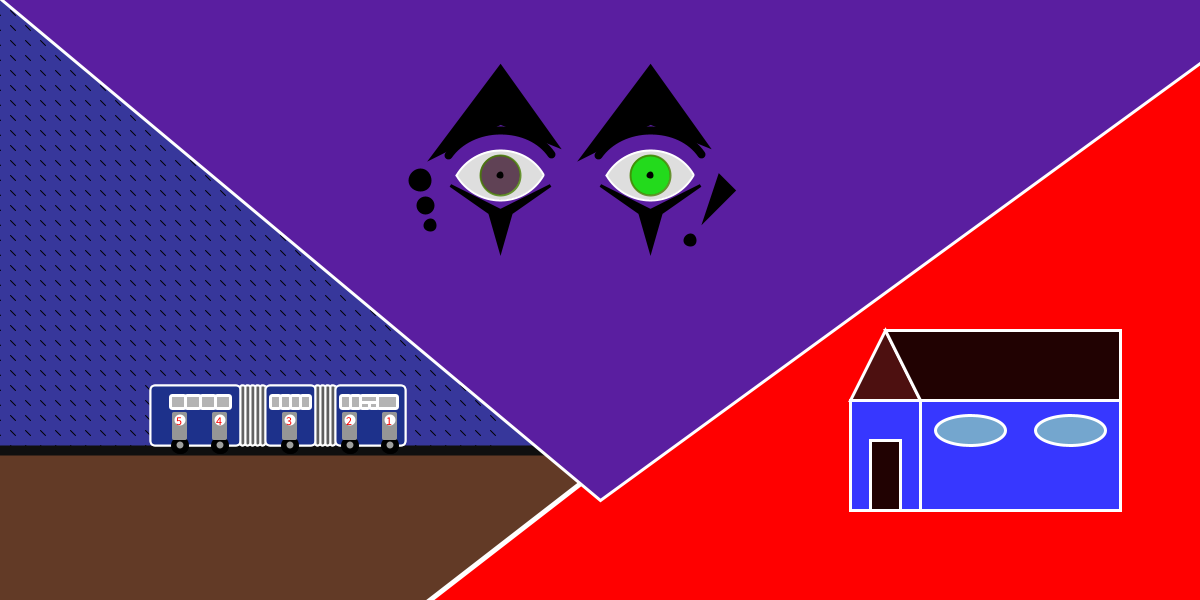
Frame 1 (no input)
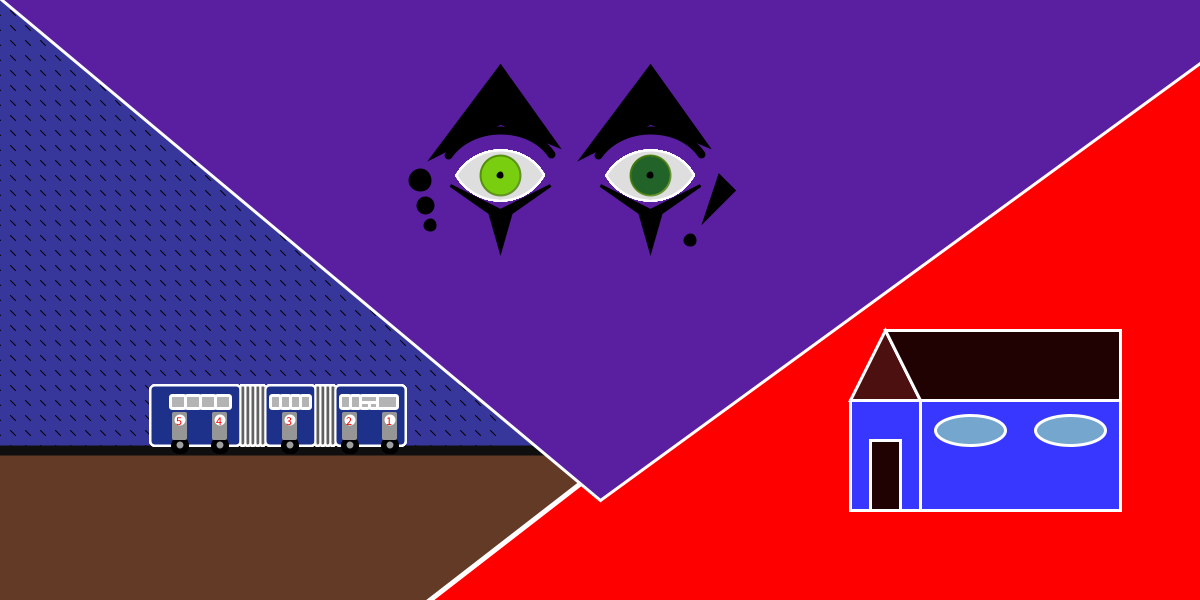
Frame 60 (the mouse pressed at the canvas centre just before this capture)
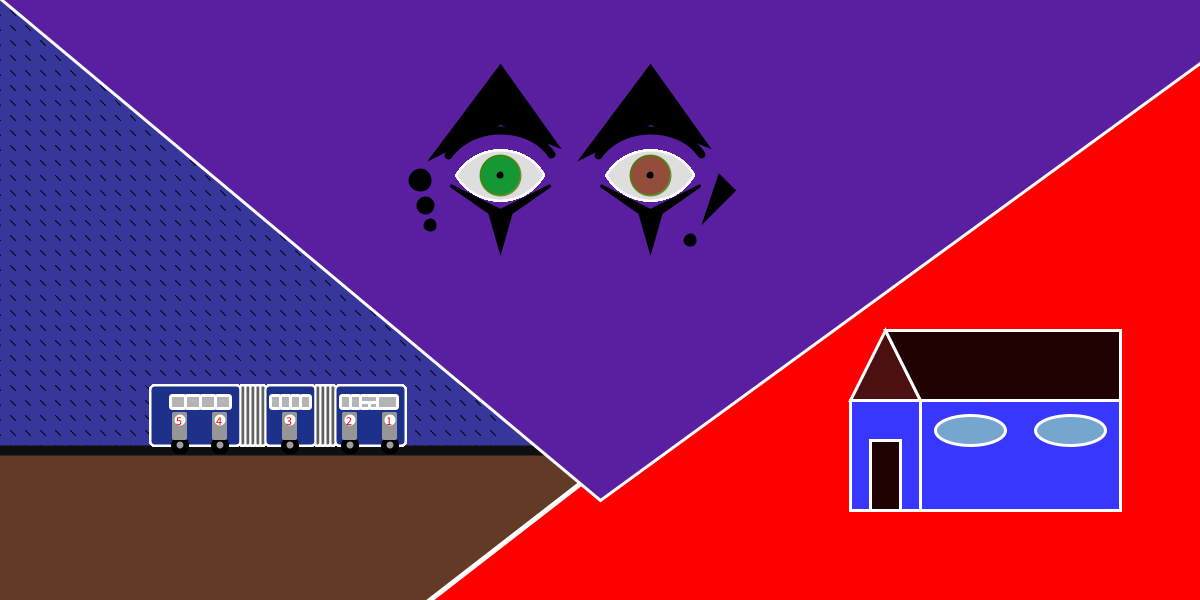
Frame 120 (the mouse held since frame 60 and released just before this capture)

The Processing sketch that drew these frames (run headless with seeded random() and noise(); from frame 60 on, the mouse is pressed at the canvas centre):

// Processing sketch: processing_125828
// ── processing_125828.pde

//Lya Campozano - DEZ/2013 - Trabalho 2 - Algoritmo

/* Este desenho representam trÃªs coisas boas que aconteceram neste ano de 2013
 1º Simboliza a aquisicao da minha casa. Depois de 28 anos, finalmente a casa
 agora e minha e esta¡ documentada em meu nome.
 2º A vinda para Curitiba, sempre quis vir para a cidade a passeio e agora
 eu moro aqui; e,
 3º O MARAVILHOSO, estrondoso, MAGNIFICO, show d' O Teatro MA¡gico. Faziam
 mais de dois anos que eu nao ia a  um show deles e este foi simplesmente
 ESPETACULAR, como eles dizem: "So para Raros!"*/
 
 
int y =0, x = 0;

void setup()
{
  
  size(1200, 600);
  smooth();
  background(55,55,155);

for (int y = 0; y <=500; y += 15)
{
  for(int x = 0; x<=500; x += 15)
  {
    if (x <= 500)
    {
      line(x,y,x-5,y-5);
    }
  }
}

  strokeWeight(10); //CalÃ§adas (fundo)
  stroke(15);
  fill(98, 58, 38);
  rect(-20, 450, 700, 400);

  strokeWeight(5);//TriÃ¢ngulo vermelho (fundo)
  stroke(255);
  fill(255, 0, 0);
  triangle(300, 700, 1500, 700, 1850, -500);

  strokeWeight(3);//TriÃ¢ngulo roxo (fundo)
  stroke(255);
  fill(90, 30, 160);
  triangle(-10, -10, 600, 500, 1300, -10);

  //Ã�nibus
  strokeWeight(2);
  fill(29, 49, 139);
  rect(150, 385, 90, 60, 5);
  fill(98);
  rect(240, 385, 5, 60, 5);
  rect(245, 385, 5, 60, 5);
  rect(250, 385, 5, 60, 5);
  rect(255, 385, 5, 60, 5);
  rect(260, 385, 5, 60, 5);
  fill(29, 49, 139);
  rect(265, 385, 50, 60, 5);
  fill(95);
  rect(315, 385, 5, 60, 5);
  rect(320, 385, 5, 60, 5);
  rect(325, 385, 5, 60, 5);
  rect(330, 385, 5, 60, 5);
  fill(29, 49, 139);
  rect(335, 385, 70, 60, 5);
  
  //Janelas (bus)
  strokeWeight(3);
  fill(180);
  rect(170, 395, 15, 13, 2);
  rect(185, 395, 15, 13, 2);
  rect(200, 395, 15, 13, 2);
  rect(215, 395, 15, 13, 2);

  rect(270, 395, 10, 13, 2);
  rect(280, 395, 10, 13, 2);
  rect(290, 395, 10, 13, 2);
  rect(300, 395, 10, 13, 2);

  rect(340, 395, 10, 13, 2);
  rect(350, 395, 10, 13, 2);
  rect(360, 395, 18, 7, 2);
  rect(360, 402, 9, 6, 2);
  rect(369, 402, 9, 6, 2);
  rect(377, 395, 20, 13, 2);

  //Rodas (bus)
  fill(0);
  stroke(0);
  ellipseMode(CENTER);
  ellipse(180, 445, 15, 15);
  ellipse(220, 445, 15, 15);
  ellipse(290, 445, 15, 15);
  ellipse(350, 445, 15, 15);
  ellipse(390, 445, 15, 15);
  fill(158);
  noStroke();
  ellipse(180, 445, 7, 7);
  ellipse(220, 445, 7, 7);
  ellipse(290, 445, 7, 7);
  ellipse(350, 445, 7, 7);
  ellipse(390, 445, 7, 7);

  //Portas
  fill(150);
  rect(172, 412, 15, 28, 2);
  rect(212, 412, 15, 28, 2);
  rect(282, 412, 15, 28, 2);
  rect(342, 412, 15, 28, 2);
  rect(382, 412, 15, 28, 2);
  fill(255);
  ellipse(180, 420, 11, 11);
  ellipse(220, 420, 11, 11);
  ellipse(290, 420, 11, 11);
  ellipse(350, 420, 11, 11);
  ellipse(390, 420, 11, 11);
  fill(255, 0, 0);
  stroke(2);
  text("5", 176, 425);
  text("4", 216, 425);
  text("3", 286, 425);
  text("2", 346, 425);
  text("1", 386, 425);

  //Casa
  stroke(255);
  fill(55, 55, 255);
  rect(850, 400, 70, 110);
  fill(55, 55, 255);
  rect(920, 400, 200, 110);
  fill(77, 16, 16);
  triangle(850, 400, 920, 400, 885, 330);
  fill(33, 2, 2);
  quad(885, 330, 920, 400, 1120, 400, 1120, 330);
  rect(870, 440, 30, 70);
  fill(116, 166, 206);
  ellipse(970, 430, 70, 30);
  ellipse(1070, 430, 70, 30);


  //Olho Esquerdo
  /*strokeWeight(2);
   stroke(255);
   fill(222);
   arc(500,150,100,100,PI/6,5*PI/6);
   arc(500,200,100,100,7*PI/6,11*PI/6);
   ellipseMode(CENTER);
   stroke(70,126,1,200);
   fill(70,126,18,200);
   ellipse(500,175,40,40);
   fill(0);
   stroke(0);
   ellipse(500,175,5,5);
   
   //Olho Direito
   strokeWeight(2);
   stroke(255);
   fill(222);
   arc(650,150,100,100,PI/6,5*PI/6);
   arc(650,200,100,100,7*PI/6,11*PI/6);
   ellipseMode(CENTER);
   stroke(70,126,1,200);
   fill(70,126,18,200);
   ellipse(650,175,40,40);
   fill(0);
   stroke(0);
   ellipse(650,175,5,5);*/

  //Maquiagem
  stroke(0);
  fill(0);
  quad(450, 185, 500, 210, 550, 185, 500, 220);
  triangle(490, 215, 510, 215, 500, 250);
  quad(600, 185, 650, 210, 700, 185, 650, 220);
  triangle(640, 215, 660, 215, 650, 250);

  noFill();
  strokeWeight(8);
  arc(500, 180, 120, 100, 7*PI/6, 11*PI/6);
  arc(650, 180, 120, 100, 7*PI/6, 11*PI/6);
  fill(0);
  quad(440, 150, 500, 120, 550, 140, 500, 70);
  quad(590, 150, 650, 120, 700, 140, 650, 70);
  ellipse(420, 180, 15, 15);
  ellipse(425, 205, 10, 10);
  ellipse(430, 225, 5, 5);
  triangle(720, 180, 730, 190, 710, 210);
  ellipse(690, 240, 5, 5);
   }
   color cor()
   {
   return color(random(150),random(255),random(90));
 }

void olhos()
{
  //Direito
  strokeWeight(2);
  stroke(255);
  fill(222);  
  arc(500,150,100,100,PI/6,5*PI/6);
  arc(500,200,100,100,7*PI/6,11*PI/6);
  ellipseMode(CENTER);
  stroke(70,126,1,200);
  fill(cor());
  ellipse(500,175,40,40);
  fill(0);
  stroke(0);
  ellipse(500,175,5,5);

//Esquerdo
  strokeWeight(2);
  stroke(255);
  fill(222);
  arc(650,150,100,100,PI/6,5*PI/6);
  arc(650,200,100,100,7*PI/6,11*PI/6);
  ellipseMode(CENTER);
  stroke(70,126,1,200);
  fill(cor());
  ellipse(650,175,40,40);
  fill(0);
  stroke(0);
  ellipse(650,175,5,5);
}    

void onibus()
{   
  strokeWeight(2);
  stroke(255);
  fill(29, 49, 139);
  rect(150, 385, 90, 60, 5);
  fill(98);
  rect(240, 385, 5, 60, 5);
  rect(245, 385, 5, 60, 5);
  rect(250, 385, 5, 60, 5);
  rect(255, 385, 5, 60, 5);
  rect(260, 385, 5, 60, 5);
  fill(29, 49, 139);
  rect(265, 385, 50, 60, 5);
  fill(95);
  rect(315, 385, 5, 60, 5);
  rect(320, 385, 5, 60, 5);
  rect(325, 385, 5, 60, 5);
  rect(330, 385, 5, 60, 5);
  fill(29, 49, 139);
  rect(335, 385, 70, 60, 5);
}
void janelas()
{
  strokeWeight(3);
  fill(180);
  rect(170, 395, 15, 13, 2);
  rect(185, 395, 15, 13, 2);
  rect(200, 395, 15, 13, 2);
  rect(215, 395, 15, 13, 2);

  rect(270, 395, 10, 13, 2);
  rect(280, 395, 10, 13, 2);
  rect(290, 395, 10, 13, 2);
  rect(300, 395, 10, 13, 2);

  rect(340, 395, 10, 13, 2);
  rect(350, 395, 10, 13, 2);
  rect(360, 395, 18, 7, 2);
  rect(360, 402, 9, 6, 2);
  rect(369, 402, 9, 6, 2);
  rect(377, 395, 20, 13, 2);
}

void rodas()
{
  fill(0);
  stroke(0);
  ellipseMode(CENTER);
  ellipse(180, 445, 15, 15);
  ellipse(220, 445, 15, 15);
  ellipse(290, 445, 15, 15);
  ellipse(350, 445, 15, 15);
  ellipse(390, 445, 15, 15);
  fill(158);
  noStroke();
  ellipse(180, 445, 7, 7);
  ellipse(220, 445, 7, 7);
  ellipse(290, 445, 7, 7);
  ellipse(350, 445, 7, 7);
  ellipse(390, 445, 7, 7);
}

void portas()
{
  fill(150);
  rect(172, 412, 15, 28, 2);
  rect(212, 412, 15, 28, 2);
  rect(282, 412, 15, 28, 2);
  rect(342, 412, 15, 28, 2);
  rect(382, 412, 15, 28, 2);
  fill(255);
  ellipse(180, 420, 11, 11);
  ellipse(220, 420, 11, 11);
  ellipse(290, 420, 11, 11);
  ellipse(350, 420, 11, 11);
  ellipse(390, 420, 11, 11);
  fill(255, 0, 0);
  stroke(2);
  text("5", 176, 425);
  text("4", 216, 425);
  text("3", 286, 425);
  text("2", 346, 425);
  text("1", 386, 425);
}

void draw()
{
  olhos();
  onibus();
  janelas();
  rodas();
  portas();
}
